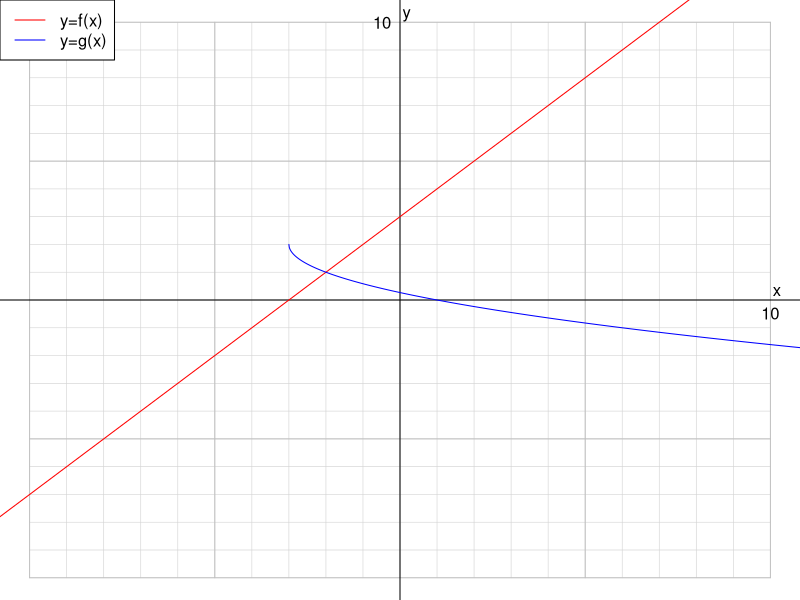
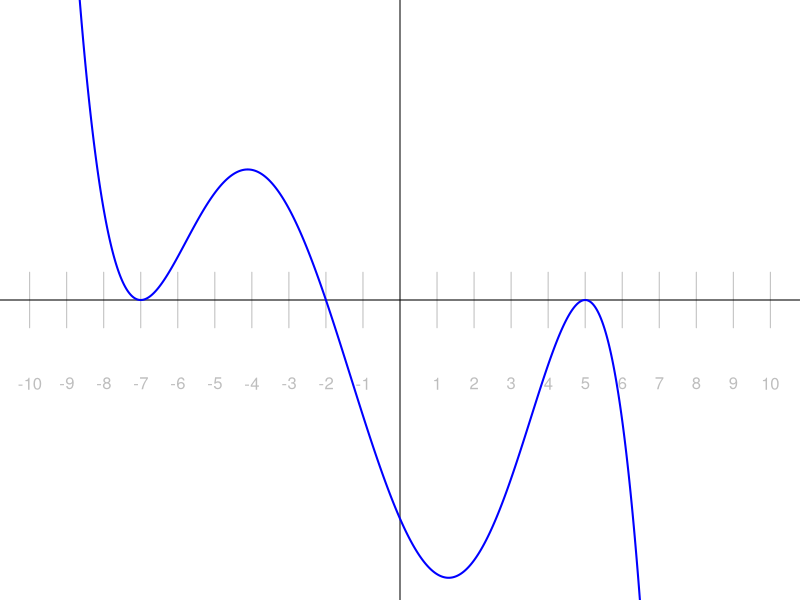
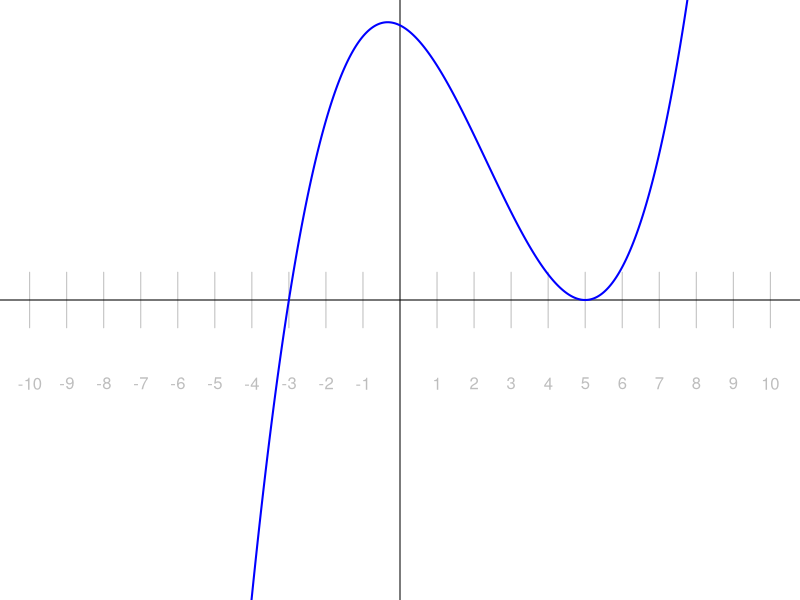
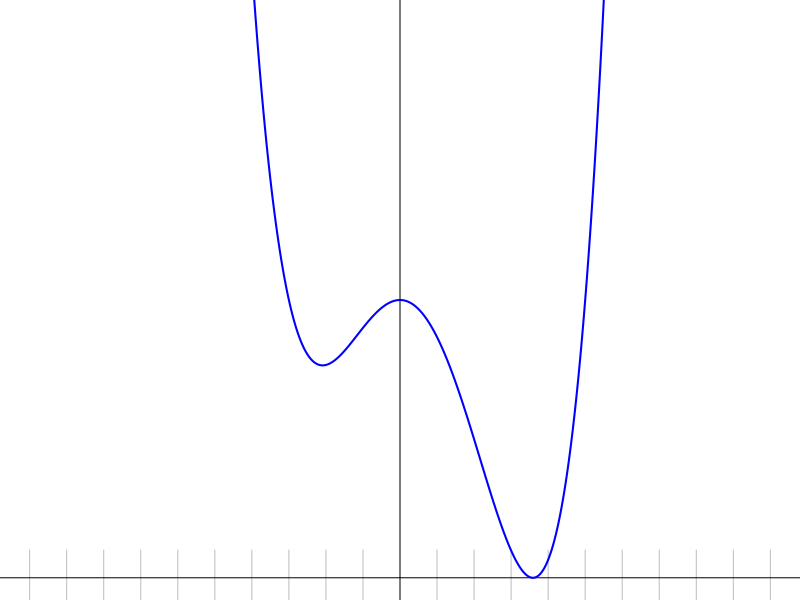
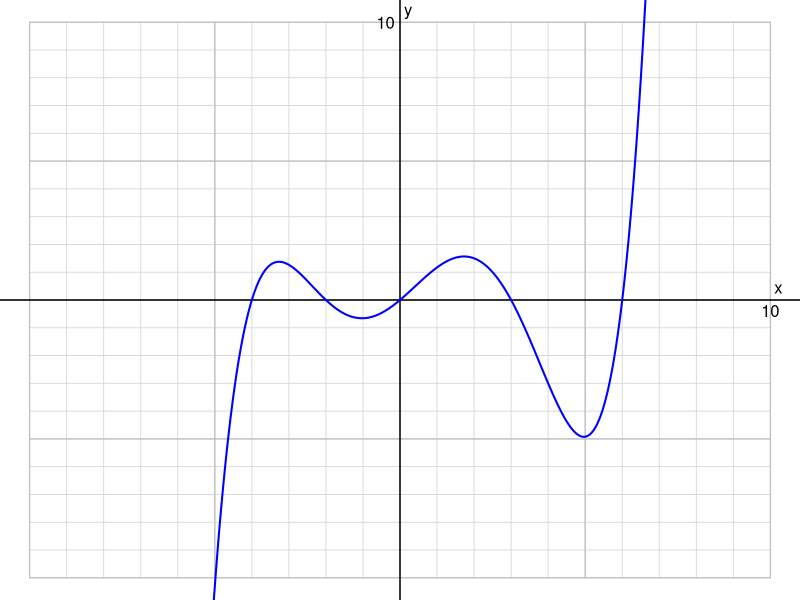
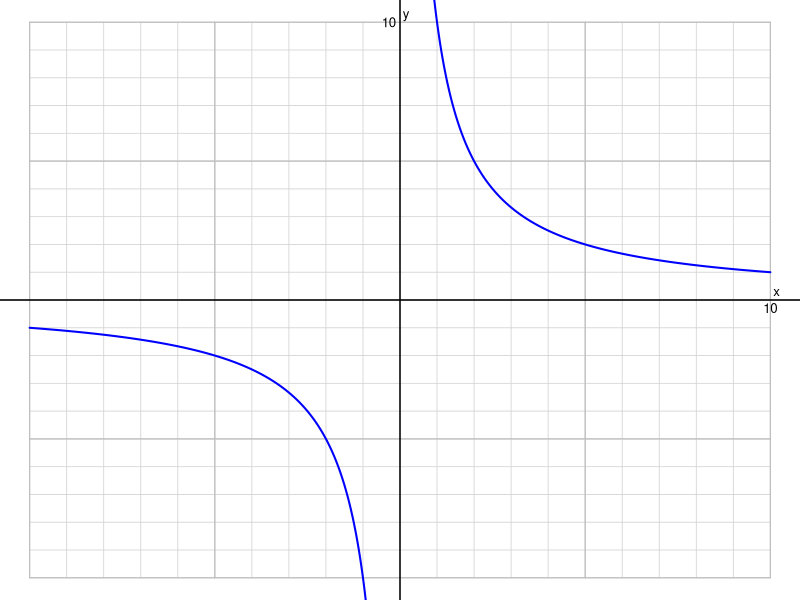
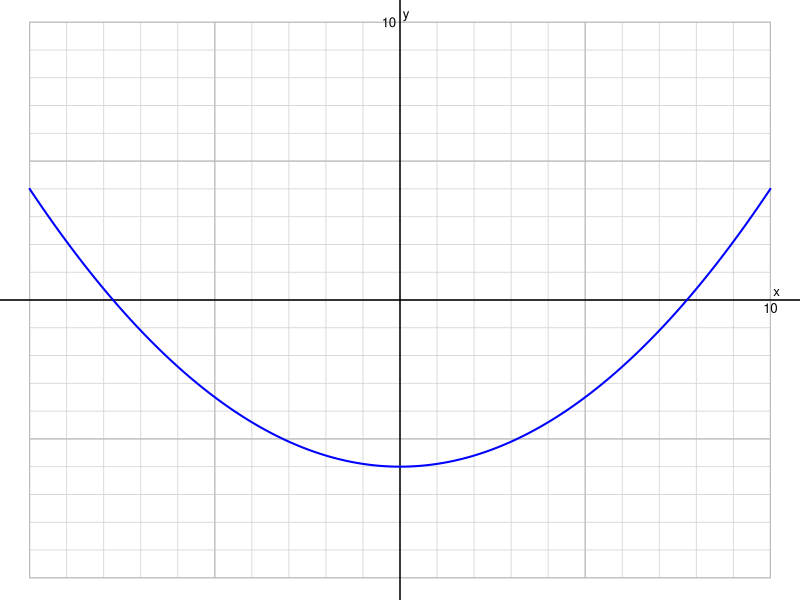
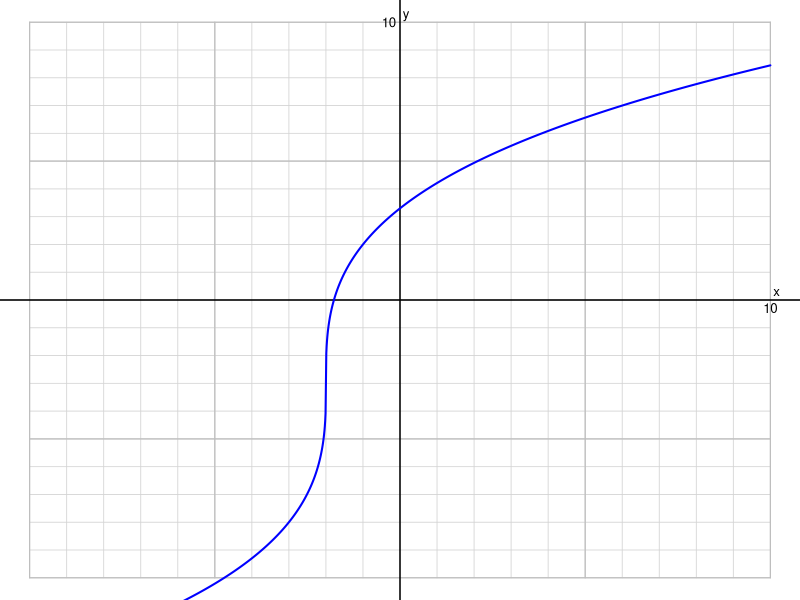

Here is the R script that generated these plots, in order:
## ---- chunk 1
par(mar=c(0,0,0,0))
plot(0,0,"n",xlim=c(-10,10),ylim=c(-10,10),axes=F,ann=F)
for(i in -10:10){
  lines(c(i,i),c(-10,10),col="lightgrey",lwd=0.6)
  lines(c(-10,10),c(i,i),col="lightgrey",lwd=0.6)
}
for(i in c(-10,-5,5,10)){
  lines(c(i,i),c(-10,10),col="grey",lwd=0.9)
  lines(c(-10,10),c(i,i),col="grey",lwd=0.9)
}
abline(h=0)
abline(v=0)
text(10,0,"x",adj=c(-0.3,-0.3))
text(0,10,"y",adj=c(-0.3,-0.3))
text(10,0,"10",adj=c(0.5,1.5))
text(0,10,"10",adj=c(1.5,0.5))

x1 = seq(-12,12,0.1)
y1 = x1+3

x2 = seq(-3,12,0.01)
y2 = -sqrt(x2+3)+2

lines(x1,y1,col="red")
lines(x2,y2,col="blue")

legend("topleft",c("y=f(x)","y=g(x)"),col=c("red","blue"),lwd=c(1,1))

## ---- chunk 2
    par(mar=c(0,0,0,0))
    plot(0,0,"n",xlim=c(-10,10),ylim=c(-1,1),axes=F,ann=F)
    xx = seq(-10,10,0.01)
    yy = -(xx+7)^2*(xx+2)*(xx-5)^2
    yy = yy/max(abs(yy[abs(xx+1)<=6]))
    abline(v=0)
    for(i in c(-10:-1,1:10)){
      lines(c(i,i),c(-0.1,0.1),col="grey")
      text(i,-0.3,i,col="grey")
    }
    abline(h=0)
    lines(xx,yy,col="blue",lwd=2)
## ---- chunk 3
    par(mar=c(0,0,0,0))
    plot(0,0,"n",xlim=c(-10,10),ylim=c(-1,1),axes=F,ann=F)
    xx = seq(-10,10,0.01)
    yy = (xx+3)*(xx-5)^2
    yy = yy/max(abs(yy[abs(xx-1)<=4]))
    abline(v=0)
    for(i in c(-10:-1,1:10)){
      lines(c(i,i),c(-0.1,0.1),col="grey")
      text(i,-0.3,i,col="grey")
    }
    abline(h=0)
    lines(xx,yy,col="blue",lwd=2)
## ---- chunk 4
    par(mar=c(0,0,0,0))
    plot(0,0,"n",xlim=c(-10,10),ylim=c(0,2),axes=F,ann=F)
    xx = seq(-10,10,0.01)
    yy = (xx+3)*(xx)^2*(xx-5)
    yy = yy/max(abs(yy[abs(xx-1)<=4]))+1
    abline(v=0)
    for(i in c(-10:-1,1:10)){
      lines(c(i,i),c(-0.1,0.1),col="grey")
      text(i,-0.3,i,col="grey")
    }
    abline(h=0)
    lines(xx,yy,col="blue",lwd=2)
## ---- chunk 5
    par(mar=c(0,0,0,0))
    plot(0,0,"n",xlim=c(-10,10),ylim=c(-10,10),axes=F,ann=F)
    for(i in c(-10:-1,1:10)){
      lines(c(i,i),c(-10,10),col="lightgrey",lwd=0.8)
      lines(c(-10,10),c(i,i),col="lightgrey",lwd=0.8)
    }
    for(i in c(-10,-5,5,10)){
      lines(c(i,i),c(-10,10),col="grey",lwd=1.2)
      lines(c(-10,10),c(i,i),col="grey",lwd=1.2)
    }
    abline(h=0,lwd=1.5)
    abline(v=0,lwd=1.5)
    x = seq(-10,10,0.01)
    y = x*(x+2)*(x-3)*(x-6)*(x+4)
    n = 4
    a = -3
    y = y/y[x==n]*a
    lines(x,y,col="blue",lwd=2)
    text(10,0,"10",adj=c(0.5,1.3))
    text(0,10,"10",adj=c(1.3,0.5))
    text(10,0,"x",adj=c(-0.5,-0.5))
    text(0,10,"y",adj=c(-0.5,-0.5))
## ---- chunk 6
    par(mar=c(0,0,0,0))
    plot(0,0,"n",xlim=c(-10,10),ylim=c(-10,10),axes=F,ann=F)
    for(i in c(-10:-1,1:10)){
      lines(c(i,i),c(-10,10),col="lightgrey",lwd=0.8)
      lines(c(-10,10),c(i,i),col="lightgrey",lwd=0.8)
    }
    for(i in c(-10,-5,5,10)){
      lines(c(i,i),c(-10,10),col="grey",lwd=1.2)
      lines(c(-10,10),c(i,i),col="grey",lwd=1.2)
    }
    abline(h=0,lwd=1.5)
    abline(v=0,lwd=1.5)
    x = seq(-10,10,0.01)
    y = 10/x
    
    lines(x,y,col="blue",lwd=2)
    
    text(10,0,"10",adj=c(0.5,1.3),cex=0.8)
    text(0,10,"10",adj=c(1.3,0.5),cex=0.8)
    text(10,0,"x",adj=c(-0.4,-0.4),cex=0.8)
    text(0,10,"y",adj=c(-0.4,-0.4),cex=0.8)
    
## ---- chunk 7
    par(mar=c(0,0,0,0))
    plot(0,0,"n",xlim=c(-10,10),ylim=c(-10,10),axes=F,ann=F)
    for(i in c(-10:-1,1:10)){
      lines(c(i,i),c(-10,10),col="lightgrey",lwd=0.8)
      lines(c(-10,10),c(i,i),col="lightgrey",lwd=0.8)
    }
    for(i in c(-10,-5,5,10)){
      lines(c(i,i),c(-10,10),col="grey",lwd=1.2)
      lines(c(-10,10),c(i,i),col="grey",lwd=1.2)
    }
    abline(h=0,lwd=1.5)
    abline(v=0,lwd=1.5)
    x = seq(-10,10,0.01)
    y = x^2/10-6
    
    lines(x,y,col="blue",lwd=2)
    
    text(10,0,"10",adj=c(0.5,1.3),cex=0.8)
    text(0,10,"10",adj=c(1.3,0.5),cex=0.8)
    text(10,0,"x",adj=c(-0.4,-0.4),cex=0.8)
    text(0,10,"y",adj=c(-0.4,-0.4),cex=0.8)
    
## ---- chunk 8
    par(mar=c(0,0,0,0))
    plot(0,0,"n",xlim=c(-10,10),ylim=c(-10,10),axes=F,ann=F)
    for(i in c(-10:-1,1:10)){
      lines(c(i,i),c(-10,10),col="lightgrey",lwd=0.8)
      lines(c(-10,10),c(i,i),col="lightgrey",lwd=0.8)
    }
    for(i in c(-10,-5,5,10)){
      lines(c(i,i),c(-10,10),col="grey",lwd=1.2)
      lines(c(-10,10),c(i,i),col="grey",lwd=1.2)
    }
    abline(h=0,lwd=1.5)
    abline(v=0,lwd=1.5)
    x = seq(-10,10,0.01)
    y = 5*abs(x+2)^(1/3)*sign(x+2)-3
    
    lines(x,y,col="blue",lwd=2)
    
    text(10,0,"10",adj=c(0.5,1.3),cex=0.8)
    text(0,10,"10",adj=c(1.3,0.5),cex=0.8)
    text(10,0,"x",adj=c(-0.4,-0.4),cex=0.8)
    text(0,10,"y",adj=c(-0.4,-0.4),cex=0.8)
    
## ---- chunk 9
    par(mar=c(0,0,0,0))
    plot(0,0,"n",xlim=c(-10,10),ylim=c(-10,10),axes=F,ann=F)
    for(i in c(-10:-1,1:10)){
      lines(c(i,i),c(-10,10),col="lightgrey",lwd=0.8)
      lines(c(-10,10),c(i,i),col="lightgrey",lwd=0.8)
    }
    for(i in c(-10,-5,5,10)){
      lines(c(i,i),c(-10,10),col="grey",lwd=1.2)
      lines(c(-10,10),c(i,i),col="grey",lwd=1.2)
    }
    abline(h=0,lwd=1.5)
    abline(v=0,lwd=1.5)
    x = seq(-10,-5,0.01)
    y = 2*(x+10)-4
    lines(x,y,col="blue",lwd=2)
    
    x = seq(-5,3,0.01)
    y = -1*(x+5)+6
    lines(x,y,col="blue",lwd=2)
    
    x = seq(3,6,0.01)
    y = 2*(x-3)-2
    lines(x,y,col="blue",lwd=2)
    
    x = seq(6,10,0.01)
    y = -1/2*(x-6)+4
    lines(x,y,col="blue",lwd=2)
    
    text(10,0,"10",adj=c(0.5,1.3),cex=0.8)
    text(0,10,"10",adj=c(1.3,0.5),cex=0.8)
    text(10,0,"x",adj=c(-0.4,-0.4),cex=0.8)
    text(0,10,"y",adj=c(-0.4,-0.4),cex=0.8)
    
